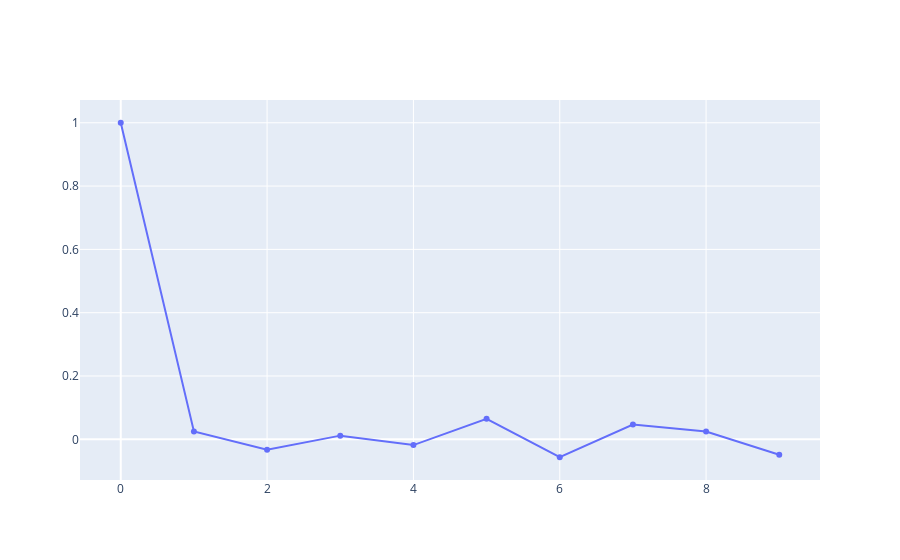

This figure's notebook cell:
### Code cell
x = sptr['Return'].iloc[1:]     # Return[0] is NaN

Lags=10
xacf = st.acf(x,nlags=Lags)

pdata = [go.Scatter(x=list(range(Lags)),y=xacf,mode='markers+lines')]
plotly.offline.iplot(pdata)

### Figure 1 — Plotly figure (JSON) as saved in the notebook; plotly's stock layout.template omitted (floating-point values rounded to 4 significant figures)
{"data": [{"mode": "markers+lines", "type": "scatter", "x": [0, 1, 2, 3, 4, 5, 6, 7, 8, 9], "y": [1, 0.02468, -0.03255, 0.01163, -0.01816, 0.0648, -0.05663, 0.04643, 0.02489, -0.04869, 0.02461]}], "layout": {}}
